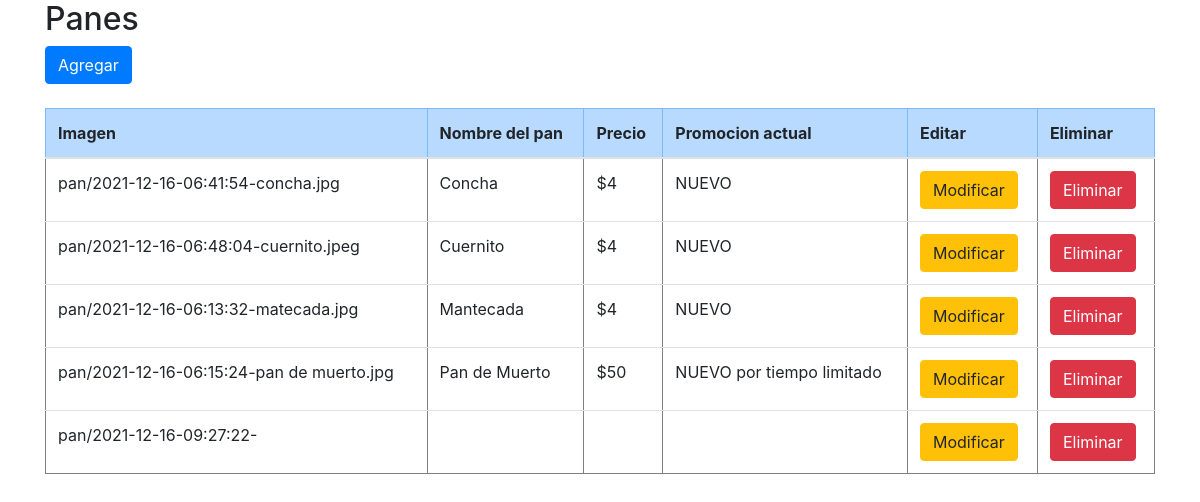
The page / on the database its author committed.
### tables this page shows
CREATE TABLE `panes` (
  `imagen` varchar(200) NOT NULL,
  `nombre_pan` varchar(80) NOT NULL,
  `precio` varchar(4) NOT NULL,
  `promocion` varchar(150) NOT NULL
);

### controllers/Panes.php (called while the page is built, shortened)
<?php
	class PanesController {
		public function __construct(){
			require_once "models/PanesModel.php";
		}
		public function index(){
			$panes = new Panes_model();
			$data["titulo"] = "Panes";
			$data["panes"] = $panes->get_panes();
			require_once "views/panes/panes.php";
		}
	}
?>

### config/database.php (called while the page is built)
<?php
	class Conectar {
		public static function conexion(){
			$conexion = new mysqli("localhost", "root", "", "panaderia");
			return $conexion;
		}
	}
?>

### models/PanesModel.php (called while the page is built, shortened)
<?php
	class Panes_model {
		private $db;
		private $panes;
		public function __construct(){
			$this->db = Conectar::conexion();
			$this->panes = array();
		}
		public function get_panes()
		{
			$sql = "SELECT * FROM panes";
			$resultado = $this->db->query($sql);
			while($row = $resultado->fetch_assoc())
			{
				$this->panes[] = $row;
			}
			return $this->panes;
		}
	}
?>

### views/panes/panes.php (the view, shortened to what this page needs)
<!DOCTYPE html>
<html lang="es">
	<head>
		<link rel="stylesheet" href="assets/css/bootstrap.min.css">
		<link rel="stylesheet" href="ccs/estilo.css">
	</head>
	<body>
		<div class="container">
			<h2><?php echo $data["titulo"]; ?></h2>
			<a href="index.php?c=panes&a=nuevo" class="btn btn-primary">Agregar</a>
			<br />
			<br />
			<div class="table-responsive">
				<table border="1" width="80%" class="table">
					<thead>
						<tr class="table-primary">
							<th>Imagen</th>
							<th>Nombre del pan</th>
							<th>Precio</th>
							<th>Promocion actual</th>
							<th>Editar</th>
							<th>Eliminar</th>
						</tr>
					</thead>
					<tbody>
						<?php foreach($data["panes"] as $dato) {
							echo "<tr>";
							echo "<td>".$dato["imagen"]."</td>";
							echo "<td>".$dato["nombre_pan"]."</td>";
							echo "<td>".$dato["precio"]."</td>";
							echo "<td>".$dato["promocion"]."</td>";
							echo "<td><a href='index.php?c=panes&a=modificar&nombre_pan=".$dato["nombre_pan"]."' class='btn btn-warning'>Modificar</a></td>";
							echo "<td><a href='index.php?c=panes&a=eliminar&nombre_pan=".$dato["nombre_pan"]."' class='btn btn-danger'>Eliminar</a></td>";
							echo "</tr>";
						}
						?>
					</tbody>
				</table>
			</div>
		</div>
	</body>
</html>

### index.php (shortened to what this page needs)
<?php
	require_once "config/database.php";
	require_once "controllers/Panes.php";
	if(isset($_GET['c'])){
		$controlador = cargarControlador($_GET['c']);
		if(isset($_GET['a'])){
			if(isset($_GET['nombre_pan'])){
				cargarAccion($controlador, $_GET['a'], $_GET['nombre_pan']);
				} else {
				cargarAccion($controlador, $_GET['a']);
			}
			} else {
			cargarAccion($controlador, ACCION_PRINCIPAL);
		}
		} else {
		$controlador = cargarControlador(CONTROLADOR_PRINCIPAL);
		$accionTmp = ACCION_PRINCIPAL;
		$controlador->$accionTmp();
	}
?>

### css/estilo.css (style rules this page uses)
body { background-image: url(img/fondo.jpg); }

### rows shown on the page
panes: imagen "pan/2021-12-16-06:41:54-concha.jpg", nombre_pan "Concha", precio "$4", promocion "NUEVO"
panes: imagen "pan/2021-12-16-06:48:04-cuernito.jpeg", nombre_pan "Cuernito", precio "$4", promocion "NUEVO"
panes: imagen "pan/2021-12-16-06:13:32-matecada.jpg", nombre_pan "Mantecada", precio "$4", promocion "NUEVO"
panes: imagen "pan/2021-12-16-06:15:24-pan de muerto.jpg", nombre_pan "Pan de Muerto", precio "$50", promocion "NUEVO por tiempo limitado"
panes: imagen "pan/2021-12-16-09:27:22-"

### other values the page prints
$data["titulo"] "Panes"
